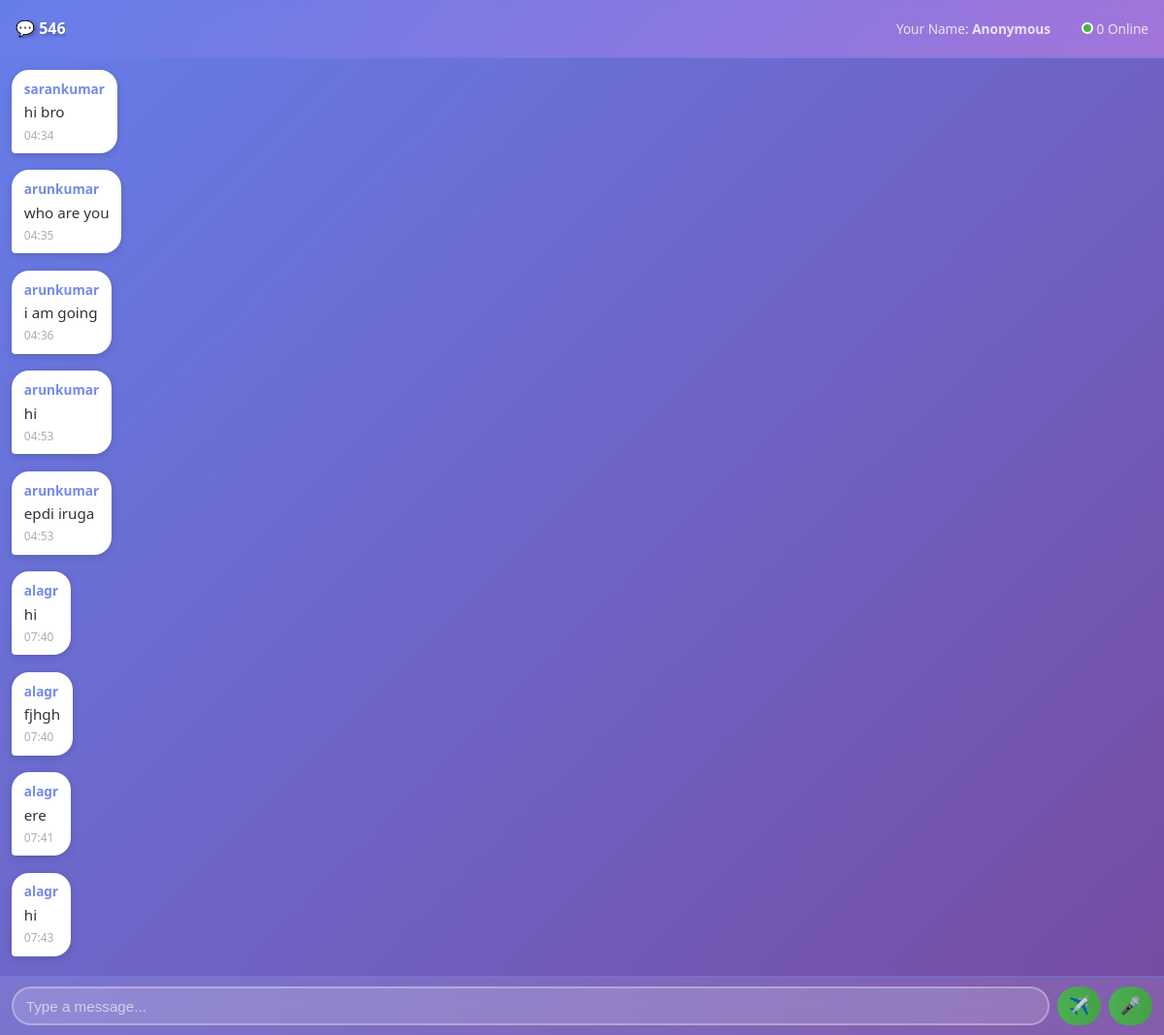
The page /group/546/ on the database as committed earlier.
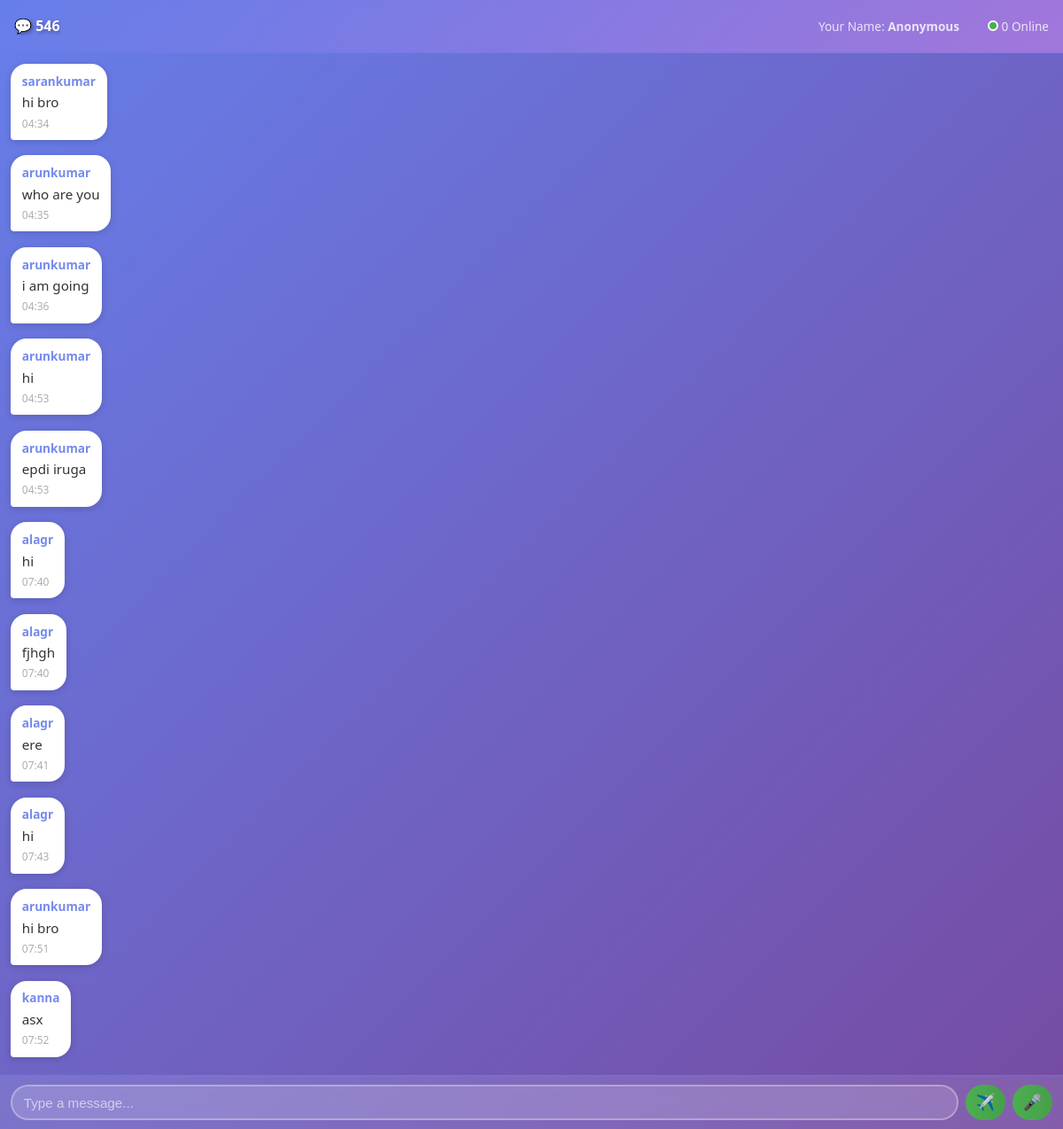
The same page on the database as committed later.
### chatapp/models.py (models this page shows, shortened)
class Message(models.Model):
    MESSAGE_TYPE_CHOICES = [
        ('text', 'Text'),
        ('voice', 'Voice'),
    ]
    DELETE_STATUS_CHOICES = [
        ('not_deleted', 'Not Deleted'),
        ('deleted_for_me', 'Deleted For Me'),
        ('deleted_for_all', 'Deleted For All'),
    ]
    group = models.ForeignKey(Group, on_delete=models.CASCADE, related_name='messages')
    user_name = models.CharField(max_length=100, default='Anonymous')
    session_id = models.CharField(max_length=255, default='')
    content = models.TextField(blank=True, null=True)
    audio_file = models.FileField(upload_to='voice_messages/', blank=True, null=True)
    message_type = models.CharField(max_length=10, choices=MESSAGE_TYPE_CHOICES, default='text')
    duration = models.FloatField(default=0)
    is_deleted = models.CharField(max_length=20, choices=DELETE_STATUS_CHOICES, default='not_deleted')
    timestamp = models.DateTimeField(auto_now_add=True)
    edited_at = models.DateTimeField(null=True, blank=True)
    class Meta:
        ordering = ['timestamp']
        indexes = [
            models.Index(fields=['group', 'timestamp']),
            models.Index(fields=['session_id', 'timestamp']),
        ]

### chatapp/views.py (the view)
# urls.py: path("group/<str:code>/", views.group, name="group"),
def group(request, code):
    try:
        group = Group.objects.get(code=code)
    except Group.DoesNotExist:
        return redirect('chat')
    user_name = request.session.get('user_name', 'Anonymous')
    session_id = request.session.session_key
    messages_list = Message.objects.filter(group=group).order_by('timestamp')
    online_users = AnonymousUser.objects.filter(
        last_seen__gte=timezone.now() - timezone.timedelta(minutes=5)
    ).distinct()
    last_message = messages_list.order_by('-timestamp').first()
    last_message_timestamp = last_message.timestamp.isoformat() if last_message else timezone.now().isoformat()
    context = {
        "group": group,
        "messages": messages_list,
        "user_name": user_name,
        "online_count": online_users.count(),
        "last_message_timestamp": last_message_timestamp,
    }
    return render(request, "group.html", context)

### chatapp/templates/group.html (shortened to what this page needs)
{% extends 'base.html' %}
{% block content %}
<div class="chat-page">
    <div class="chat-header">
        <div class="header-top">
            <div>
                <h2>
                    💬 {{ group.code }}
                </h2>
            </div>
        </div>
        <div class="header-info">
            <span>Your Name: <strong>{{ user_name }}</strong></span>
            <span style="margin-left: 1rem;"><span class="online-indicator"></span> {{ online_count }} Online</span>
        </div>
    </div>
    <div class="messages-scroll" id="messagesScroll">
        {% if messages %}
            {% for msg in messages %}
                <div class="message-group {% if msg.session_id == request.session.session_key %}sender{% else %}receiver{% endif %}">
                    <div class="message-bubble {% if msg.session_id == request.session.session_key %}sender{% else %}receiver{% endif %} {% if msg.is_deleted != 'not_deleted' %}deleted{% endif %}"
                         data-message-id="{{ msg.id }}"
                         data-is-sender="{% if msg.session_id == request.session.session_key %}true{% else %}false{% endif %}">
                            {% if msg.session_id != request.session.session_key %}
                                <div class="message-header">
                                    <b>{{ msg.user_name }}</b>
                                </div>
                            {% endif %}
                            {% if msg.message_type == 'text' %}
                                <div class="message-content">
                                    {% if msg.is_deleted == 'deleted_for_all' %}
                                        <em>This message was deleted</em>
                                    {% else %}
                                        {{ msg.content }}
                                    {% endif %}
                                </div>
                            {% endif %}
                            <span class="message-time">{{ msg.timestamp|date:"H:i" }}</span>
                        </div>
                    </div>
            {% endfor %}
        {% else %}
            <div class="empty-state">
                <p>👋 Be the first to start the conversation!</p>
            </div>
        {% endif %}
    </div>
    <div class="input-area">
        <form class="input-form" id="messageForm">
            <div class="input-wrapper">
                <input type="text" name="message" id="messageInput" placeholder="Type a message..." autocomplete="off">
            </div>
            <button type="button" class="send-btn" id="sendBtn">✈️</button>
            <button type="button" class="mic-btn" id="micBtn" title="Press and hold to record">🎤</button>
        </form>
    </div>
</div>
{% endblock %}

Rows that differ between the two databases and show on the page:
added Message: user_name "arunkumar", content "hi bro", timestamp "07:51"
added Message: user_name "kanna", content "asx", timestamp "07:52"
